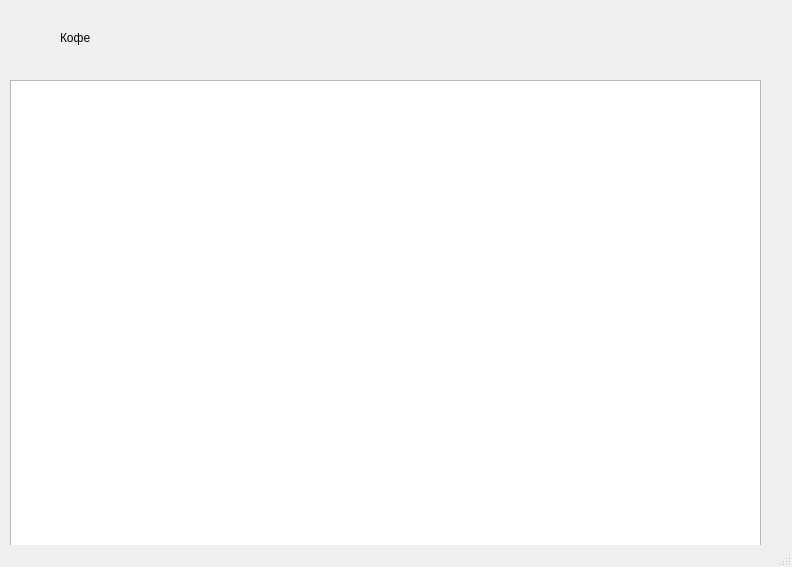
<?xml version="1.0" encoding="UTF-8"?>
<ui version="4.0">
 <class>MainWindow</class>
 <widget class="QMainWindow" name="MainWindow">
  <property name="geometry">
   <rect>
    <x>0</x>
    <y>0</y>
    <width>792</width>
    <height>567</height>
   </rect>
  </property>
  <property name="windowTitle">
   <string>MainWindow</string>
  </property>
  <widget class="QWidget" name="centralwidget">
   <widget class="QTableWidget" name="tabl">
    <property name="geometry">
     <rect>
      <x>10</x>
      <y>80</y>
      <width>751</width>
      <height>481</height>
     </rect>
    </property>
   </widget>
   <widget class="QLabel" name="label">
    <property name="geometry">
     <rect>
      <x>60</x>
      <y>30</y>
      <width>151</width>
      <height>16</height>
     </rect>
    </property>
    <property name="text">
     <string>Кофе</string>
    </property>
   </widget>
  </widget>
  <widget class="QMenuBar" name="menubar">
   <property name="geometry">
    <rect>
     <x>0</x>
     <y>0</y>
     <width>792</width>
     <height>21</height>
    </rect>
   </property>
  </widget>
  <widget class="QStatusBar" name="statusbar"/>
 </widget>
 <resources/>
 <connections/>
</ui>
